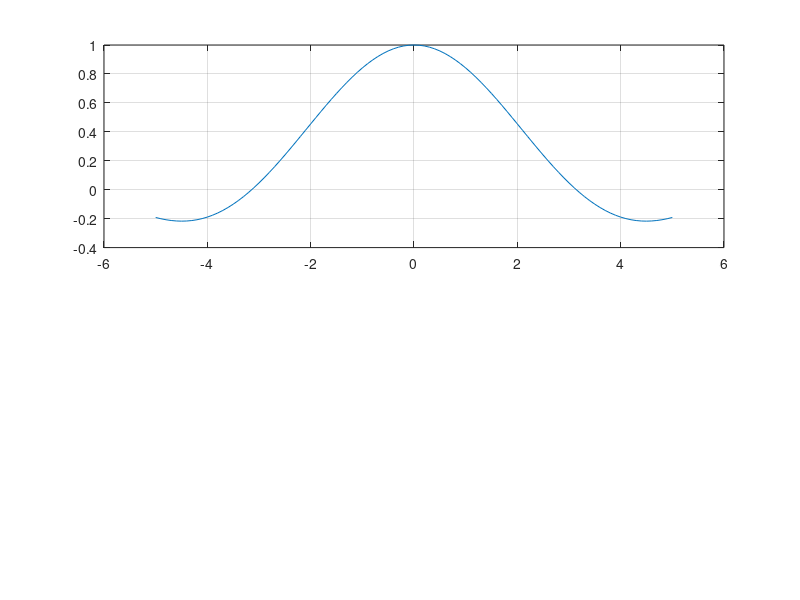

Recreate this plot in MATLAB. (Note: this script raises an error after producing the figure.)
clear all;
close all;
clc;

% WARNING: NOTE THAT THE DEFINITION OF SYNC FUNCTION IN SIGNAL TOOLBOX IS 
% DIFFERENT FROM TYPICAL SINC FUNCTION

for ii = 1:2
    
    if ii == 1 
        x = [-5:0.1:5];
    elseif ii == 2
        x = [-5e-7:1e-8:5e-7];
    end

    figure()
    subplot(2,1,1);
    plot(x,sinc(x/pi)); hold on; grid on;
    plot(x,sinc_custom(x)); 
    xlabel('x');ylabel('y');
    subplot(2,1,2);
    plot(x,sinc(x/pi)-sinc_custom(x)); hold on; grid on;
    xlabel('x');ylabel('error');

end